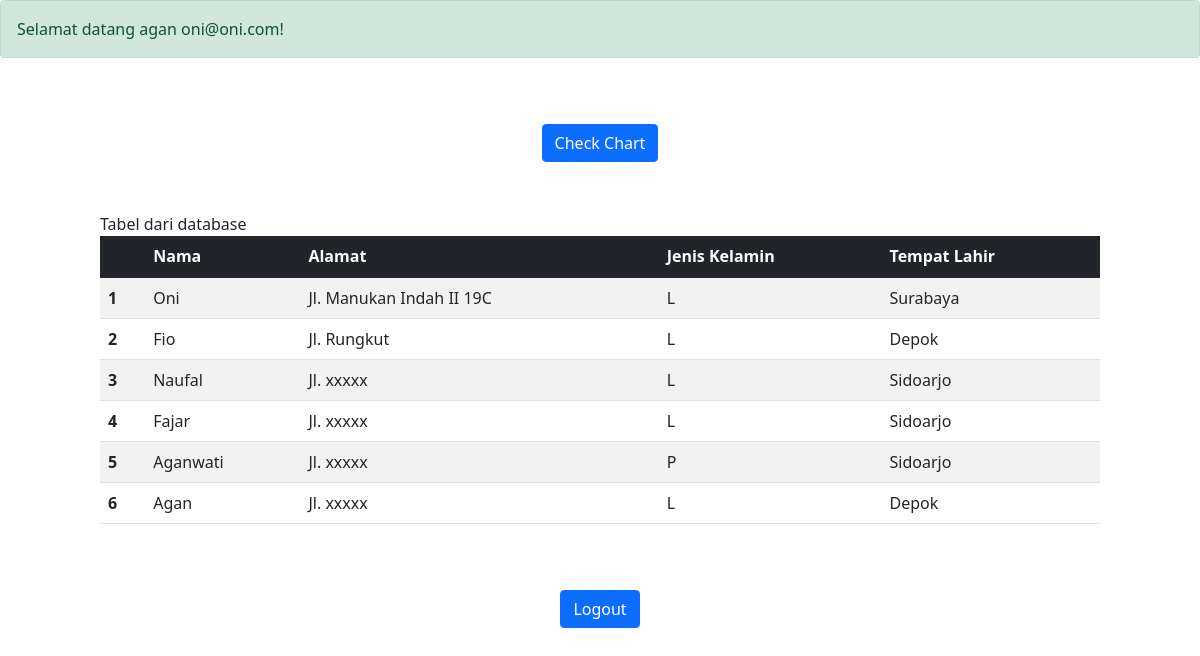
The page /table.php (signed in) on the database its author committed.
### tables this page shows
CREATE TABLE biodata (
	id int not null PRIMARY KEY AUTO_INCREMENT,
    users_id int not null,
    nama varchar(256) not null,
    alamat varchar(256) not null,
    jenis_kelamin varchar(1) not null,
    tempat_lahir varchar(256) not null,
    FOREIGN KEY (users_id) REFERENCES users(id)
);

### table.php (the view, shortened to what this page needs)
<!DOCTYPE html>
<html lang="en">
<head>
    <link href="https://cdn.jsdelivr.net/npm/bootstrap@5.1.3/dist/css/bootstrap.min.css" rel="stylesheet"
>
</head>
<body>
    <?php
        if(isset($_COOKIE["user"])) {
            echo '
            <div class="alert alert-success" role="alert">
                Selamat datang agan '.$_COOKIE["user"].'!
            </div>';
        }
    ?>
    <div id="myButton" class="container">
        <div class="row">
            <div class="col text-center">
                <button onclick="window.location.href='./chart.php'" type="button"
                    class="btn btn-primary">Check Chart</button>
            </div>
        </div>
    </div>
    <?php
        include_once "./php/includes/dbh.inc.php";
        $mysqli = $connectdb;
        $sql = "select * from biodata";
        $result = mysqli_query($mysqli, $sql);
        echo '
        <div id="table">
        <caption>Tabel dari database</caption>
        <table class="table table-striped">
            <thead class="table-dark">
            <tr>
                <th scope="col"></th>
                <th scope="col">Nama</th>
                <th scope="col">Alamat</th>
                <th scope="col">Jenis Kelamin</th>
                <th scope="col">Tempat Lahir</th>
            </tr>
            <tbody>
        ';
        $counter = 1;
        while($row = mysqli_fetch_array($result)) {
            $nama = $row["nama"];
            $alamat = $row["alamat"];
            $jenis_kelamin = $row["jenis_kelamin"];
            $tempat_lahir = $row["tempat_lahir"];
            echo "<tr>";
            echo "    <th scope=\"row\">".$counter."</th>";
            echo "    <td>".$nama."</td>";
            echo "    <td>".$alamat."</td>";
            echo "    <td>".$jenis_kelamin."</td>";
            echo "    <td>".$tempat_lahir."</td>";
            echo "</tr>";
            $counter++;
        }
        echo '
            </tbody>
        </table>
        ';
    ?>
    <div id="myButton" class="container">
        <div class="row">
            <div class="col text-center">
                <button onclick="window.location.href='./php/logout.php'" type="button"
                    class="btn btn-primary">Logout</button>
            </div>
        </div>
    </div>
</body>
</html>

### table.php (style rules this page uses)
#myButton { padding-top: 50px; }
#table { padding-top: 50px; padding-left: 100px; padding-right: 100px; }

### rows shown on the page
biodata: nama "Oni", alamat "Jl. Manukan Indah II 19C", jenis_kelamin "L", tempat_lahir "Surabaya"
biodata: nama "Fio", alamat "Jl. Rungkut", jenis_kelamin "L", tempat_lahir "Depok"
biodata: nama "Naufal", alamat "Jl. xxxxx", jenis_kelamin "L", tempat_lahir "Sidoarjo"
biodata: nama "Fajar", alamat "Jl. xxxxx", jenis_kelamin "L", tempat_lahir "Sidoarjo"
biodata: nama "Aganwati", alamat "Jl. xxxxx", jenis_kelamin "P", tempat_lahir "Sidoarjo"
biodata: nama "Agan", alamat "Jl. xxxxx", jenis_kelamin "L", tempat_lahir "Depok"

### other values the page prints
$_COOKIE["user"] "oni@oni.com"
